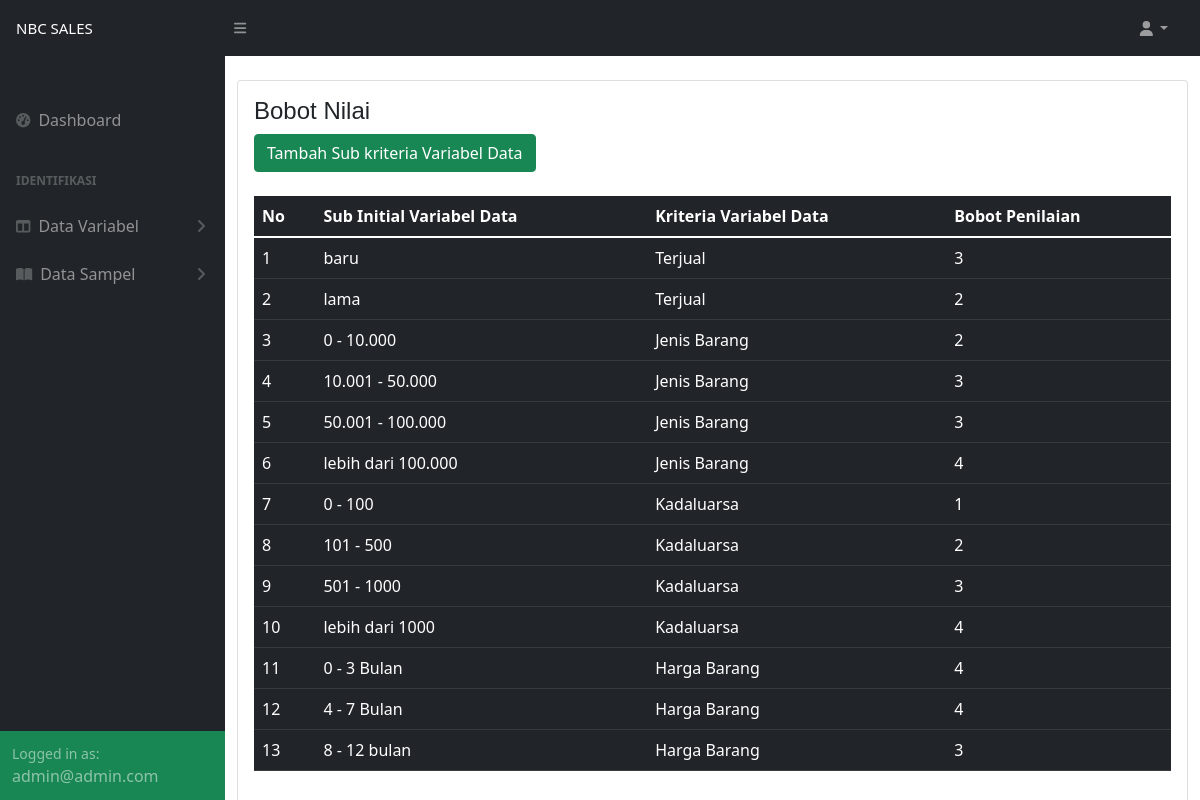
Page /admin/data-variabel/bobot-penilaian-fuzzy.php (signed in) on the committed database.
### tables this page shows
CREATE TABLE `sub_kriteria` (
  `id_sub_kriteria` int(11) NOT NULL,
  `id_variabelkriteria` int(11) NOT NULL,
  `nama_sub_kriteria` varchar(70) NOT NULL,
  `bobot_nilai_sub` int(11) NOT NULL
);

CREATE TABLE `variabel_kriteria` (
  `id_kriteria` int(11) NOT NULL,
  `nama_variabel_kriteria` varchar(255) NOT NULL
);

### config/admin/variabel-sub-kriteria/view.php (the view)
<?php
include('../../config/koneksi.php');
$no = 1;
	$query=mysqli_query($con, "SELECT * FROM sub_kriteria, variabel_kriteria where sub_kriteria.id_variabelkriteria=variabel_kriteria.id_kriteria order by id_sub_kriteria");
    while($row = mysqli_fetch_array($query)){
?>
    <tr>
        <td><?php echo $no++ ?></td>
        <td><?php echo $row['nama_sub_kriteria']; ?> </td>
        <td><?php echo $row['nama_variabel_kriteria']; ?> </td>
        <td><?php echo $row['bobot_nilai_sub']; ?> </td>
    </tr>
    <?php
	}
?>

### frontend/assets/css/style.css (style rules this page uses)
body { font-family: "Open Sans", sans-serif; color: #444444; }

### rows in the picture
sub_kriteria: nama_sub_kriteria "baru", variabel_kriteria.nama_variabel_kriteria "Terjual", bobot_nilai_sub "3"
sub_kriteria: nama_sub_kriteria "lama", variabel_kriteria.nama_variabel_kriteria "Terjual", bobot_nilai_sub "2"
sub_kriteria: nama_sub_kriteria "0 - 10.000", variabel_kriteria.nama_variabel_kriteria "Jenis Barang", bobot_nilai_sub "2"
sub_kriteria: nama_sub_kriteria "10.001 - 50.000", variabel_kriteria.nama_variabel_kriteria "Jenis Barang", bobot_nilai_sub "3"
sub_kriteria: nama_sub_kriteria "50.001 - 100.000", variabel_kriteria.nama_variabel_kriteria "Jenis Barang", bobot_nilai_sub "3"
sub_kriteria: nama_sub_kriteria "lebih dari 100.000", variabel_kriteria.nama_variabel_kriteria "Jenis Barang", bobot_nilai_sub "4"
sub_kriteria: nama_sub_kriteria "0 - 100", variabel_kriteria.nama_variabel_kriteria "Kadaluarsa", bobot_nilai_sub "1"
sub_kriteria: nama_sub_kriteria "101 - 500", variabel_kriteria.nama_variabel_kriteria "Kadaluarsa", bobot_nilai_sub "2"
sub_kriteria: nama_sub_kriteria "501 - 1000", variabel_kriteria.nama_variabel_kriteria "Kadaluarsa", bobot_nilai_sub "3"
sub_kriteria: nama_sub_kriteria "lebih dari 1000", variabel_kriteria.nama_variabel_kriteria "Kadaluarsa", bobot_nilai_sub "4"
sub_kriteria: nama_sub_kriteria "0 - 3 Bulan", variabel_kriteria.nama_variabel_kriteria "Harga Barang", bobot_nilai_sub "4"
sub_kriteria: nama_sub_kriteria "4 - 7 Bulan", variabel_kriteria.nama_variabel_kriteria "Harga Barang", bobot_nilai_sub "4"
sub_kriteria: nama_sub_kriteria "8 - 12 bulan", variabel_kriteria.nama_variabel_kriteria "Harga Barang", bobot_nilai_sub "3"

### other values in the picture
$_SESSION['email'] "admin@admin.com"
